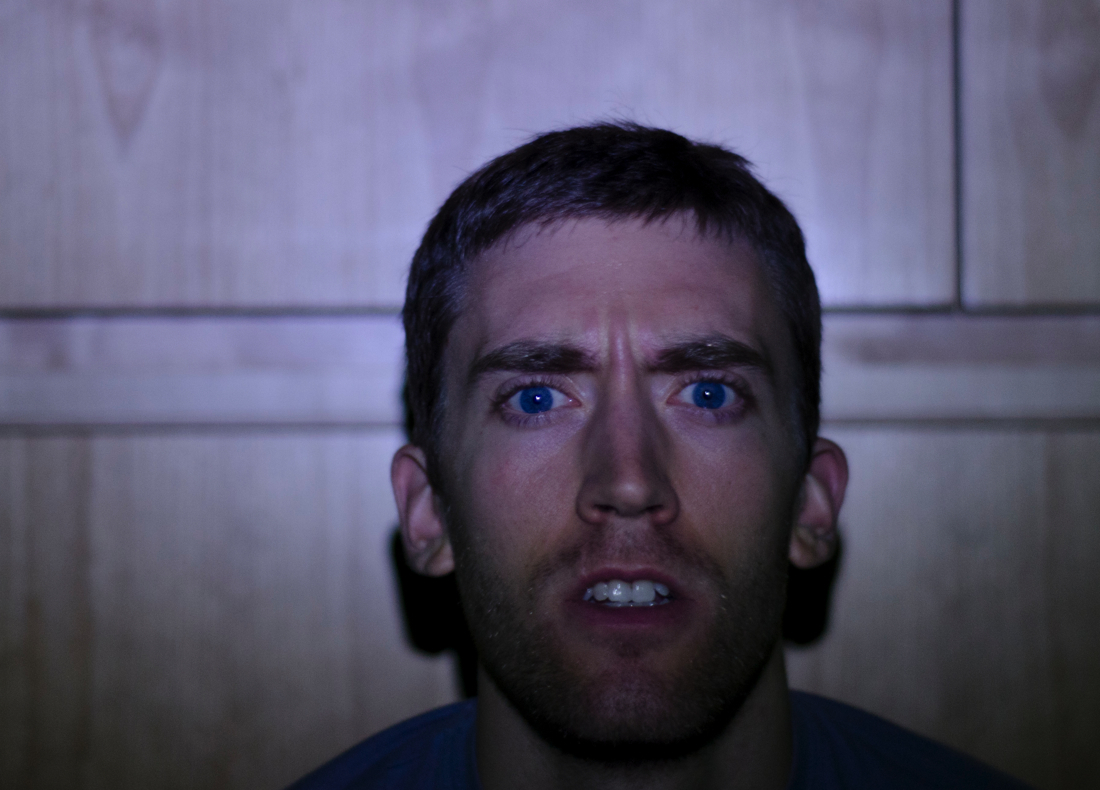
%> input picture static/images/project_pics/ccp/p3_files/ccp_multiFlashImaging/code_NPRC/up.jpg, 1100 x 790 px
$ octave FindDepthEdges_flashes.m   (GNU Octave 9; MATLAB toolbox functions it lacks are replaced by stand-ins)
%> lines starting %> are read from the running program, lines starting %| are printed output that depends on the picture; in (x1, y1, x2, y2) boxes, pixels count from 0 and x2, y2 are one past the last pixel; in counts of white or black regions, pixels touching at a corner belong together; the program's own positions count from 1
### static/images/project_pics/ccp/p3_files/ccp_multiFlashImaging/code_NPRC/hysteresis_thresholding.m

% Perform 2-level canny-like hysteresis

function [ good_contours ] = hysteresis_thresholding( confidence, low_thresh, hi_thresh )


low_contours = confidence>low_thresh;
high_contours = confidence>hi_thresh;

segments = bwlabel( low_contours, 8 );
high_segments = bwlabel( high_contours,8 );
good_segments = unique( segments( find( high_contours) ));
good_contours = ismember( segments, good_segments );

### static/images/project_pics/ccp/p3_files/ccp_multiFlashImaging/code_NPRC/FindDepthEdges_flashes.m
img1 = imread('up.jpg');img2 = imread( 'right.jpg' );img3 = imread( 'down.jpg' );img4 = imread( 'left.jpg' );
%> further down, img1 is the input picture: size 790x1100x3 uint8; mean R, G, B 86.5, 83.5, 105.4
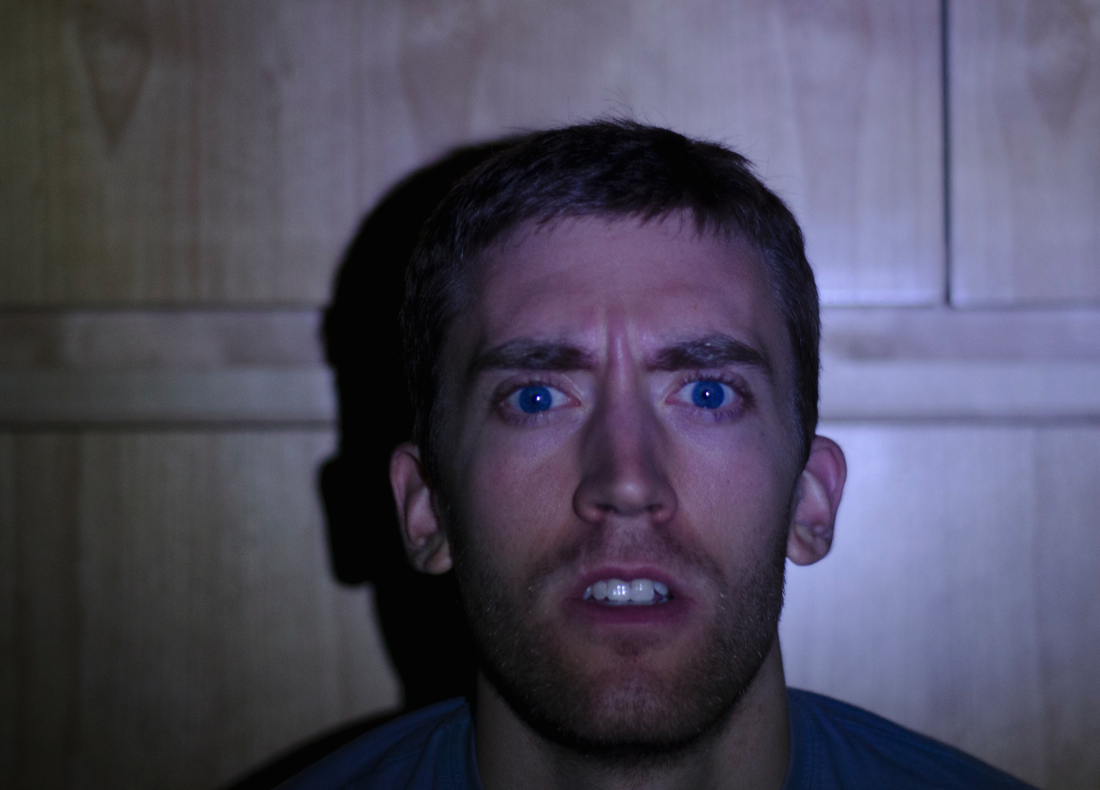
%> input picture static/images/project_pics/ccp/p3_files/ccp_multiFlashImaging/code_NPRC/right.jpg, 1100 x 790 px
%> further down, img2 is the input picture: size 790x1100x3 uint8; mean R, G, B 76.3, 73.3, 91.4
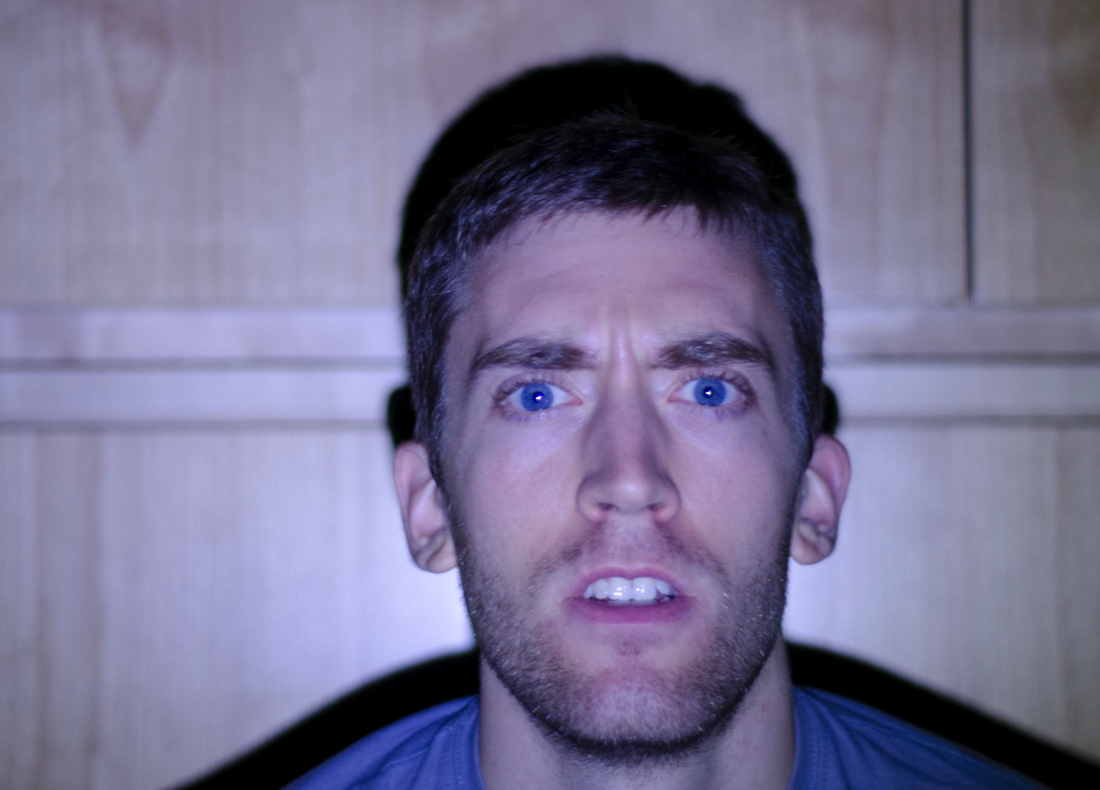
%> input picture static/images/project_pics/ccp/p3_files/ccp_multiFlashImaging/code_NPRC/down.jpg, 1100 x 790 px
%> further down, img3 is the input picture: size 790x1100x3 uint8; mean R, G, B 118.3, 113.9, 145.9
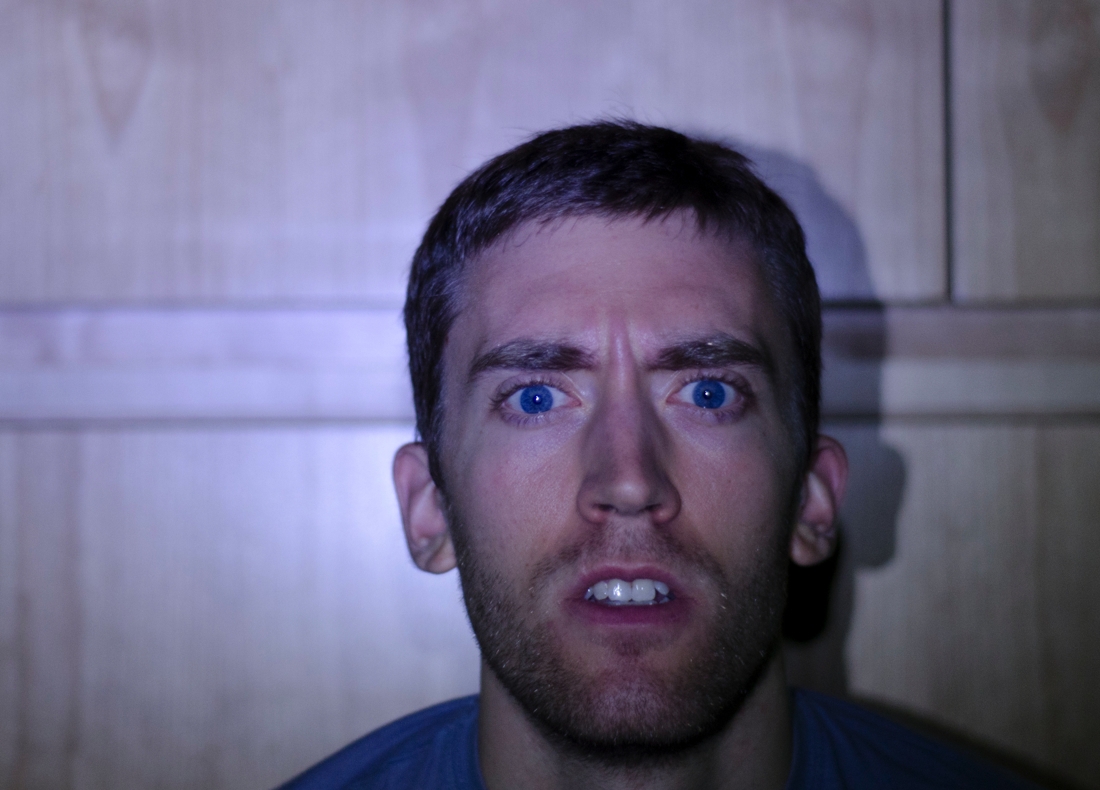
%> input picture static/images/project_pics/ccp/p3_files/ccp_multiFlashImaging/code_NPRC/left.jpg, 1100 x 790 px
%> further down, img4 is the input picture: size 790x1100x3 uint8; mean R, G, B 107.5, 103.8, 131.5

% make gray scale images
gimg1 = mean( img1, 3 ); mean1 = mean(gimg1(:));
%> after `mean1 = mean(gimg1(:))`: mean1 = 91.83
gimg2 = mean( img2, 3 ); mean2 = mean(gimg2(:));
%> after `mean2 = mean(gimg2(:))`: mean2 = 80.33
gimg3 = mean( img3, 3 ); mean3 = mean(gimg3(:));
%> after `gimg3 = mean( img3, 3 )`:
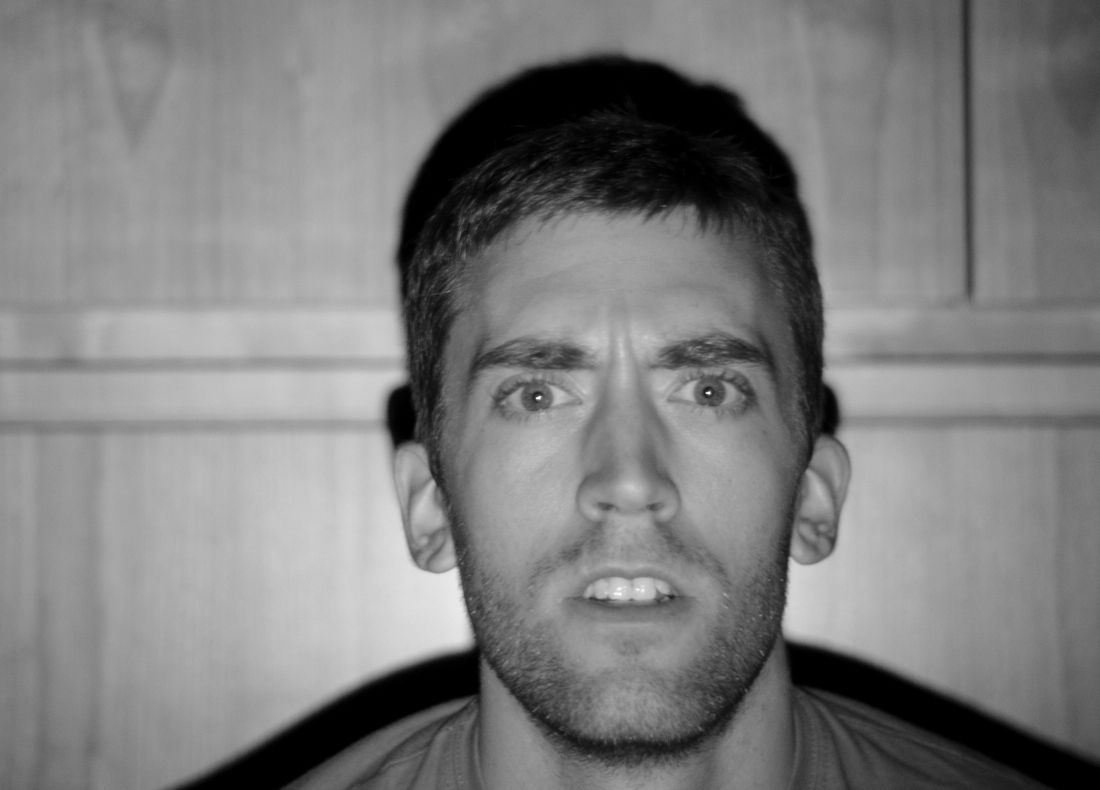
%> gimg3: size 790x1100 double; min 0, max 254.3, mean 126
%> after `mean3 = mean(gimg3(:))`: mean3 = 126
gimg4 = mean( img4, 3 ); mean4 = mean(gimg4(:));
%> after `mean4 = mean(gimg4(:))`: mean4 = 114.3

all_mean = mean( [mean1; mean2; mean3; mean4] );
%> all_mean = 103.1

% normalize intensities
gimg1 = gimg1 *all_mean/mean1;
gimg2 = gimg2 *all_mean/mean2;
gimg3 = gimg3 *all_mean/mean3;
gimg4 = gimg4 *all_mean/mean4;

%%%%%%%%%%%%%%%%%%%%%%%%%%%%%%%%%%%%%%%%%%%%%%%%%%%%%%%%%%%
%========== Start of Depth Edge Detection Algorithm
%%%%%%%%%%%%%%%%%%%%%%%%%%%%%%%%%%%%%%%%%%%%%%%%%%%%%%%%%%%

% max color and gray images
maxrgbimg = max( max(img1, img2), max(img3, img4) );
maximg = max( max( gimg1, gimg2 ), max( gimg3, gimg4 ) );

% compute ratio images
r1 = (gimg1+5) ./ (maximg+5);
r2 = (gimg2+5) ./ (maximg+5);
r3 = (gimg3+5) ./ (maximg+5);
r4 = (gimg4+5) ./ (maximg+5);


imwrite(r1, 'r1.bmp' );
imwrite(r2, 'r2.bmp' );
imwrite(r3, 'r3.bmp' );
imwrite(r4, 'r4.bmp' );

% compute confidence map
v = fspecial( 'sobel' );
h = v';
d2 = imfilter( r2, h );
d4 = imfilter( r4, h );
d1 = imfilter( r1, v );
d3 = imfilter( r3, v );
silhouette1  = d1 .* (d1>0);      %Keep only negative transition in left image
silhouette2 = abs( d2 .* (d2<0) );%Keep only negative transition in left image
silhouette3 = abs( d3 .* (d3<0) );
silhouette4  = d4 .* (d4>0);


confidence = max(max(silhouette1,  silhouette2), max(silhouette3,  silhouette4));
imwrite( confidence, 'confidence.bmp');

%%%%%%%%%%%%%%%%%%%%%%%%%%%%%%%%%%%%%%%%%%%%%%%%%%%%%%%%%%%
%========== End of Depth Edge Detection Algorithm
%%%%%%%%%%%%%%%%%%%%%%%%%%%%%%%%%%%%%%%%%%%%%%%%%%%%%%%%%%%


% threshold confidence map to get in Canny style edges of depth map
low_thresh = 0.5;
hi_thresh = 1.0;
edges1 = hysteresis_thresholding( silhouette1, low_thresh, hi_thresh );
%> in hysteresis_thresholding, `low_contours = confidence>low_thresh;`: low_contours: size 790x1100 logical; 1.4% white in thin lines or dots, all inside (x1, y1, x2, y2) = (0, 126, 1100, 790)
%> in hysteresis_thresholding, `high_contours = confidence>hi_thresh;`: high_contours: size 790x1100 logical; 0.43% white in thin lines or dots, all inside (x1, y1, x2, y2) = (0, 129, 1100, 790)
%> in hysteresis_thresholding, `segments = bwlabel( low_contours, 8 );`: segments: size 790x1100 double; 1269 distinct labels, from 0 to 1268
%> in hysteresis_thresholding, `high_segments = bwlabel( high_contours,8 );`: high_segments: size 790x1100 double; 458 distinct labels, from 0 to 457
%> in hysteresis_thresholding, `good_segments = unique( segments( find( high_contours) ));`: good_segments = 279 values from 1 to 1231
edges2 = hysteresis_thresholding( silhouette2, low_thresh, hi_thresh );
%> in hysteresis_thresholding (call 2), `low_contours = confidence>low_thresh;`: low_contours: size 790x1100 logical; 1.6% white in thin lines or dots, all inside (x1, y1, x2, y2) = (0, 0, 960, 790)
%> in hysteresis_thresholding (call 2), `high_contours = confidence>hi_thresh;`: high_contours: size 790x1100 logical; 0.36% white in thin lines or dots, all inside (x1, y1, x2, y2) = (0, 0, 950, 789)
%> in hysteresis_thresholding (call 2), `segments = bwlabel( low_contours, 8 );`: segments: size 790x1100 double; 1609 distinct labels, from 0 to 1608
%> in hysteresis_thresholding (call 2), `high_segments = bwlabel( high_contours,8 );`: high_segments: size 790x1100 double; 507 distinct labels, from 0 to 506
%> in hysteresis_thresholding (call 2), `good_contours = ismember( segments, good_segments );`: good_contours: size 790x1100 logical; 1.1% white in thin lines or dots, all inside (x1, y1, x2, y2) = (0, 0, 951, 790)
edges3 = hysteresis_thresholding( silhouette3, low_thresh, hi_thresh );
%> in hysteresis_thresholding (call 3), `low_contours = confidence>low_thresh;`: low_contours: size 790x1100 logical; 1.5% white in thin lines or dots
%> in hysteresis_thresholding (call 3), `high_contours = confidence>hi_thresh;`: high_contours: size 790x1100 logical; 0.6% white in thin lines or dots
%> in hysteresis_thresholding (call 3), `segments = bwlabel( low_contours, 8 );`: segments: size 790x1100 double; 807 distinct labels, from 0 to 806
%> in hysteresis_thresholding (call 3), `high_segments = bwlabel( high_contours,8 );`: high_segments: size 790x1100 double; 433 distinct labels, from 0 to 432
%> in hysteresis_thresholding (call 3), `good_contours = ismember( segments, good_segments );`: good_contours: size 790x1100 logical; 1.2% white in thin lines or dots
edges4 = hysteresis_thresholding( silhouette4, low_thresh, hi_thresh );
%> call 4 of hysteresis_thresholding, with low_thresh = 0.5, hi_thresh = 1
%> in hysteresis_thresholding (call 4), `low_contours = confidence>low_thresh;`:
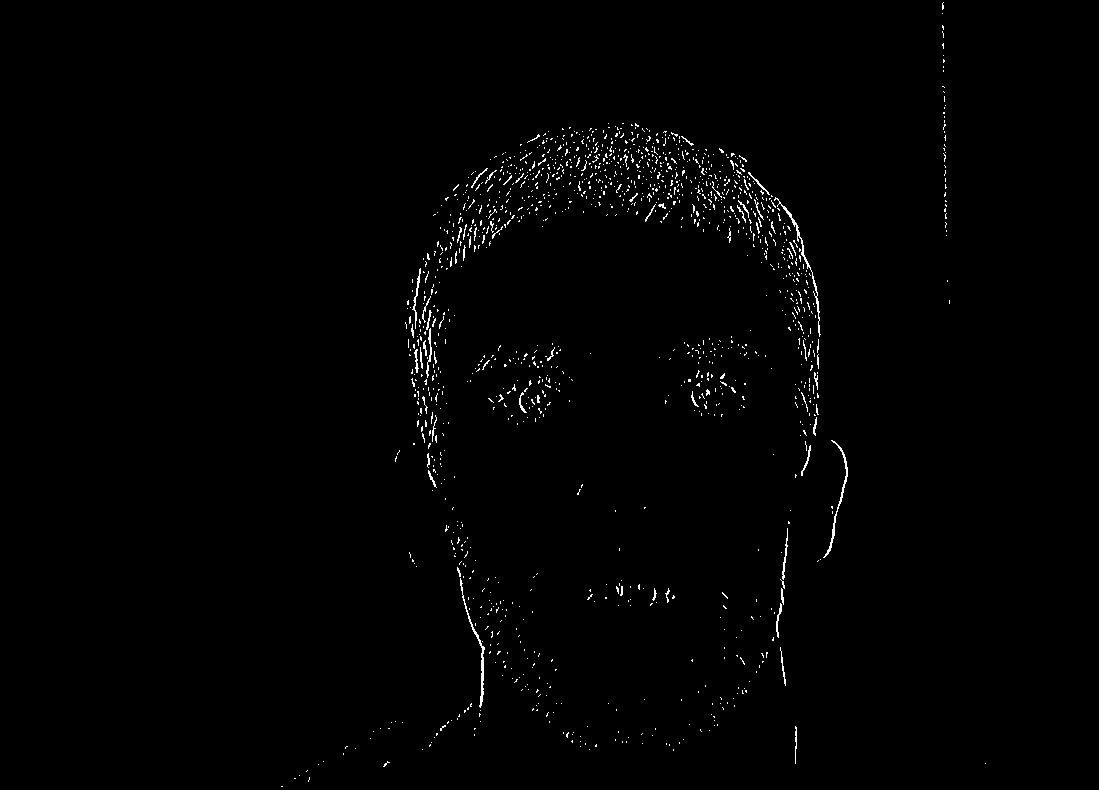
%> low_contours: size 790x1100 logical; 1% white in thin lines or dots, all inside (x1, y1, x2, y2) = (281, 0, 1100, 790)
%> in hysteresis_thresholding (call 4), `good_segments = unique( segments( find( high_contours) ));`: good_segments = 220 values from 21 to 1409

edges = edges1 | edges2 | edges3 | edges4;

% save results in BMP files
imwrite( maxrgbimg, 'max.bmp' );
imwrite( edges, 'edges.bmp' );
imwrite( confidence, 'confidence.bmp');

% display results
figure(1)
imshow(maxrgbimg);
figure(2)
imshow(1-confidence);
figure(3);
imshow(edges);
